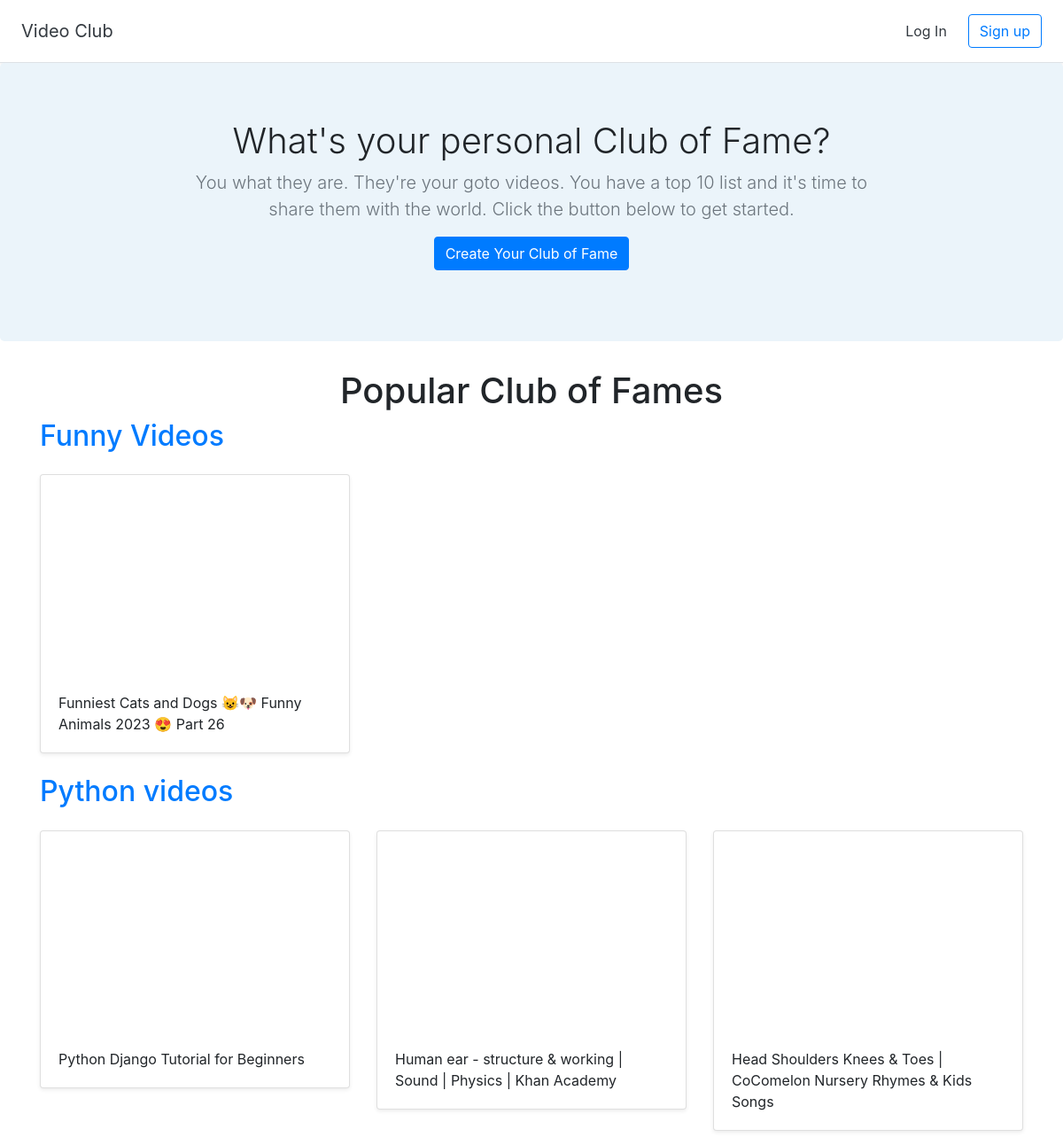
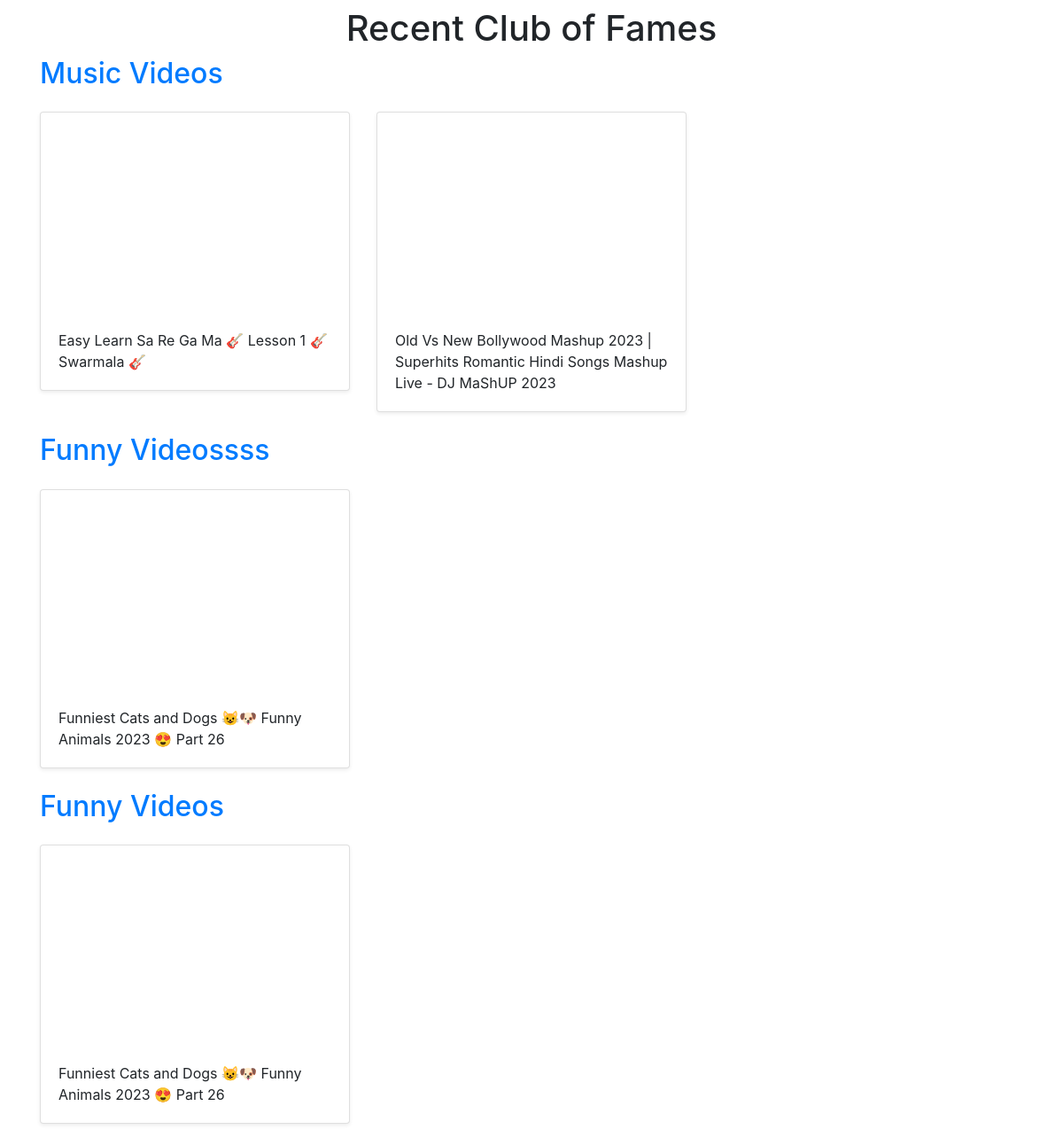
The page / on the database its author committed (2 pictures, top to bottom).
### club/models.py (models this page shows)
class Club(models.Model):
    title =models.CharField(max_length=255)
    user = models.ForeignKey(User, on_delete=models.CASCADE, null=True) #Have one issue with null.. no need of null=True but need to check

class Video(models.Model):
    title =models.CharField(max_length=255)
    url = models.URLField()
    youtube_id = models.CharField(max_length=255)
    club = models.ForeignKey(Club, on_delete=models.CASCADE)

### club/views.py (the view)
# urls.py: 2. Add a URL to urlpatterns:  path('', views.home, name='home')
def home(request):
    recent_clubs = Club.objects.all().order_by('-id')[:3] # show last 3 clubs
    popular_clubs = [Club.objects.get(pk=3),Club.objects.get(pk=1)]
    return render(request, 'home.html',{'recent_clubs': recent_clubs, 'popular_clubs': popular_clubs})

### club/templates/home.html
{% extends 'base.html' %}
{% block content %}
<section class="jumbotron text-center">
    <div class="container">
      <h1 class="jumbotron-heading">What's your personal Club of Fame?</h1>
      <p class="lead text-muted">You what they are. They're your goto videos. You have a top 10 list and it's time to share them with the world. Click the button below to get started.</p>
      <p>
        <a href="{% url 'create_club' %}" class="btn btn-primary">Create Your Club of Fame</a>
      </p>
    </div>
  </section>
  <div class="container">
    <h1 class="text-center">Popular Club of Fames</h1>
    {% for club in popular_clubs %}
  <h2><a href="{% url 'detail_club' club.id %}">{{ club.title }}</a></h2>
    <div class="row">
      {% for video in club.video_set.all %}
      <div class="col-md-4 mt-3">
        <div class="card mb-4 shadow-sm">
          <iframe width="100%" height="225" src="https://www.youtube.com/embed/{{ video.youtube_id }}" frameborder="0" allow="accelerometer; autoplay; encrypted-media; gyroscope; picture-in-picture" allowfullscreen></iframe>
          <div class="card-body">
            <p class="card-text">{{ video.title }}</p>
          </div>
        </div>
      </div>
      {% endfor %}
      </div>
    {% endfor %}
    <h1 class="text-center">Recent Club of Fames</h1>
    {% for club in recent_clubs %}
  <h2><a href="{% url 'detail_club' club.id %}">{{ club.title }}</a></h2>
    <div class="row">
      {% for video in club.video_set.all %}
      <div class="col-md-4 mt-3">
        <div class="card mb-4 shadow-sm">
          <iframe width="100%" height="225" src="https://www.youtube.com/embed/{{ video.youtube_id }}" frameborder="0" allow="accelerometer; autoplay; encrypted-media; gyroscope; picture-in-picture" allowfullscreen></iframe>
          <div class="card-body">
            <p class="card-text">{{ video.title }}</p>
          </div>
        </div>
      </div>
      {% endfor %}
      </div>
    {% endfor %}
  </div>
{% endblock %}

### club/templates/base.html (shortened to what this page needs)
<!doctype html>
<html lang="en">
{% load static %}
<head>
  <link rel="stylesheet" href="https://stackpath.bootstrapcdn.com/bootstrap/4.2.1/css/bootstrap.min.css">
  <link href="{% static 'custom.css' %}" rel="stylesheet">
</head>
<body>
  <div class="d-flex flex-column flex-md-row align-items-center p-3 px-md-4 bg-white border-bottom shadow-sm">
    <h5 class="my-0 mr-md-auto font-weight-normal"><a href="{% url 'home' %}" class="text-dark">Video Club</a></h5>
    <nav class="my-2 my-md-0 mr-md-3">
      {% if user.is_authenticated %}
      <a class="p-2 text-dark" href="{% url 'dashboard' %}">Dashboard</a>
      <a class="p-2 text-dark" href="{% url 'logout' %}">Log Out</a>
      {% else %}
      <a class="p-2 text-dark" href="{% url 'login' %}">Log In</a>
      {% endif %}
    </nav>
    {% if user.is_authenticated == False %}
    <a class="btn btn-outline-primary" href="{% url 'signup' %}">Sign up</a>
    {% endif %}
  </div>
  {% block content %}
  {% endblock %}
</body>
</html>

### club/static/custom.css (style rules this page uses)
.jumbotron { background-color: #EBF4FA; }
.jumbotron-heading { font-weight: 300; }
.jumbotron .container { max-width: 51rem; }

### rows shown on the page
Club: title "Funny Videos"
Video: title "Funniest Cats and Dogs 😺🐶 Funny Animals 2023 😍 Part 26"
Club: title "Python videos"
Video: title "Python Django Tutorial for Beginners"
Video: title "Human ear - structure & working | Sound | Physics | Khan Academy"
Video: title "Head Shoulders Knees & Toes | CoComelon Nursery Rhymes & Kids Songs"
Club: title "Music Videos"
Video: title "Easy Learn Sa Re Ga Ma 🎸 Lesson 1 🎸 Swarmala 🎸"
Video: title "Old Vs New Bollywood Mashup 2023 | Superhits Romantic Hindi Songs Mashup Live - DJ MaShUP 2023"
Club: title "Funny Videossss"
Video: title "Funniest Cats and Dogs 😺🐶 Funny Animals 2023 😍 Part 26"
